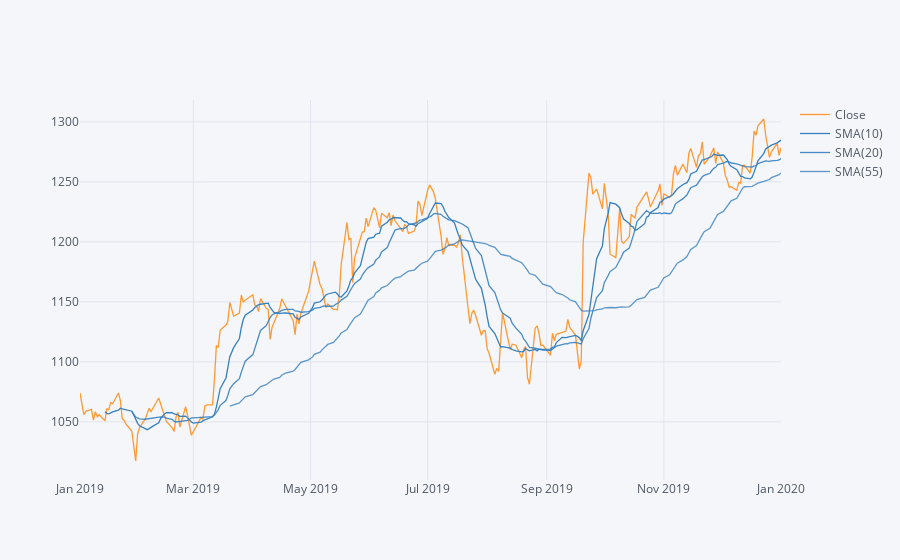

Notebook code cell kept with this figure:
### Code cell
HDFC['Close'].ix['2019-01-01': '2020-01-01'].ta_plot(study = 'sma', periods= [10,20, 55])

### Figure 1 — Plotly figure (JSON) as saved in the notebook; plotly's stock layout.template omitted (floating-point values rounded to 4 significant figures; data arrays with more than 128 entries replaced by an {"elided": "..."} marker saying what was removed)
{"data": [{"line": {"color": "rgba(255, 153, 51, 1.0)", "dash": "solid", "shape": "linear", "width": 1.3}, "mode": "lines", "name": "Close", "text": "", "type": "scatter", "x": {"elided": "243 str values"}, "y": {"elided": "243 float values"}}, {"line": {"color": "rgba(55, 128, 191, 1.0)", "dash": "solid", "shape": "linear", "width": 1.3}, "mode": "lines", "name": "SMA(10)", "text": "", "type": "scatter", "x": {"elided": "243 str values"}, "y": {"elided": "243 mixed values"}}, {"line": {"color": "rgba(55, 128, 191, 0.8999999999999999)", "dash": "solid", "shape": "linear", "width": 1.3}, "mode": "lines", "name": "SMA(20)", "text": "", "type": "scatter", "x": {"elided": "243 str values"}, "y": {"elided": "243 mixed values"}}, {"line": {"color": "rgba(55, 128, 191, 0.7999999999999998)", "dash": "solid", "shape": "linear", "width": 1.3}, "mode": "lines", "name": "SMA(55)", "text": "", "type": "scatter", "x": {"elided": "243 str values"}, "y": {"elided": "243 mixed values"}}], "layout": {"legend": {"bgcolor": "#F5F6F9", "font": {"color": "#4D5663"}}, "paper_bgcolor": "#F5F6F9", "plot_bgcolor": "#F5F6F9", "title": {"font": {"color": "#4D5663"}}, "xaxis": {"gridcolor": "#E1E5ED", "showgrid": true, "tickfont": {"color": "#4D5663"}, "title": {"font": {"color": "#4D5663"}, "text": ""}, "zerolinecolor": "#E1E5ED"}, "yaxis": {"gridcolor": "#E1E5ED", "showgrid": true, "tickfont": {"color": "#4D5663"}, "title": {"font": {"color": "#4D5663"}, "text": ""}, "zerolinecolor": "#E1E5ED"}}}
